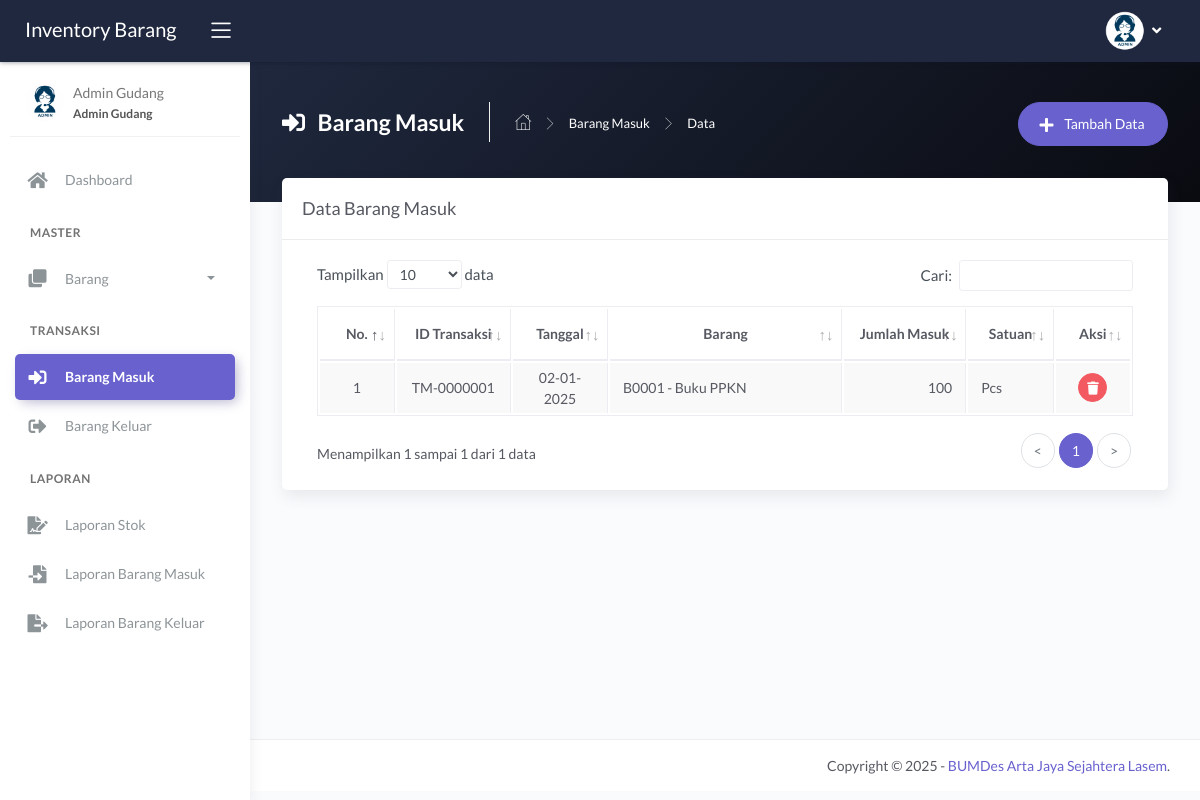
/main.php?module=barang_masuk (signed in), run on the app's committed database.
### tables this page shows
CREATE TABLE `tbl_barang_masuk` (
  `id_transaksi` varchar(10) NOT NULL,
  `tanggal` date NOT NULL,
  `barang` varchar(5) NOT NULL,
  `jumlah` int(11) DEFAULT NULL
);

CREATE TABLE `tbl_barang` (
  `id_barang` varchar(5) NOT NULL,
  `nama_barang` varchar(100) NOT NULL,
  `jenis` int(11) NOT NULL,
  `stok_minimum` int(11) NOT NULL,
  `stok` int(11) NOT NULL DEFAULT 0,
  `satuan` int(11) NOT NULL,
  `foto` varchar(100) DEFAULT NULL
);

CREATE TABLE `tbl_satuan` (
  `id_satuan` int(11) NOT NULL,
  `nama_satuan` varchar(30) NOT NULL
);

### modules/barang-masuk/tampil_data.php (the view, shortened to what this page needs)
<?php
if (basename($_SERVER['PHP_SELF']) === basename(__FILE__)) {
  header('location: 404.html');
}
else {
?>
  <div class="panel-header bg-dark-gradient">
    <div class="page-inner py-45">
      <div class="d-flex align-items-left align-items-md-top flex-column flex-md-row">
        <div class="page-header text-white">
          <h4 class="page-title text-white"><i class="fas fa-sign-in-alt mr-2"></i> Barang Masuk</h4>
          <ul class="breadcrumbs">
            <li class="nav-home"><a href="?module=dashboard"><i class="flaticon-home text-white"></i></a></li>
            <li class="separator"><i class="flaticon-right-arrow"></i></li>
            <li class="nav-item"><a href="?module=barang_masuk" class="text-white">Barang Masuk</a></li>
            <li class="separator"><i class="flaticon-right-arrow"></i></li>
            <li class="nav-item"><a>Data</a></li>
          </ul>
        </div>
        <div class="ml-md-auto py-2 py-md-0">
          <a href="?module=form_entri_barang_masuk" class="btn btn-secondary btn-round">
            <span class="btn-label"><i class="fa fa-plus mr-2"></i></span> Tambah Data
          </a>
        </div>
      </div>
    </div>
  </div>
  <div class="page-inner mt--5">
    <div class="card">
      <div class="card-header">
        <div class="card-title">Data Barang Masuk</div>
      </div>
      <div class="card-body">
        <div class="table-responsive">
          <table id="basic-datatables" class="display table table-bordered table-striped table-hover">
            <thead>
              <tr>
                <th class="text-center">No.</th>
                <th class="text-center">ID Transaksi</th>
                <th class="text-center">Tanggal</th>
                <th class="text-center">Barang</th>
                <th class="text-center">Jumlah Masuk</th>
                <th class="text-center">Satuan</th>
                <th class="text-center">Aksi</th>
              </tr>
            </thead>
            <tbody>
              <?php
              $no = 1;
              $query = mysqli_query($mysqli, "SELECT a.id_transaksi, a.tanggal, a.barang, a.jumlah, b.nama_barang, c.nama_satuan
                                              FROM tbl_barang_masuk as a INNER JOIN tbl_barang as b INNER JOIN tbl_satuan as c
                                              ON a.barang=b.id_barang AND b.satuan=c.id_satuan
                                              ORDER BY a.id_transaksi DESC")
                                              or die('Ada kesalahan pada query tampil data : ' . mysqli_error($mysqli));
              while ($data = mysqli_fetch_assoc($query)) { ?>
                <tr>
                  <td width="50" class="text-center"><?php echo $no++; ?></td>
                  <td width="90" class="text-center"><?php echo $data['id_transaksi']; ?></td>
                  <td width="70" class="text-center"><?php echo date('d-m-Y', strtotime($data['tanggal'])); ?></td>
                  <td width="220"><?php echo $data['barang']; ?> - <?php echo $data['nama_barang']; ?></td>
                  <td width="100" class="text-right"><?php echo number_format($data['jumlah'], 0, '', '.'); ?></td>
                  <td width="60"><?php echo $data['nama_satuan']; ?></td>
                  <td width="50" class="text-center">
                    <div>
                      <a href="modules/barang-masuk/proses_hapus.php?id=<?php echo $data['id_transaksi']; ?>" onclick="return confirm('Anda yakin ingin menghapus data barang masuk <?php echo $data['id_transaksi']; ?>?')" class="btn btn-icon btn-round btn-danger btn-sm" data-toggle="tooltip" data-placement="top" title="Hapus">
                        <i class="fas fa-trash fa-sm"></i>
                      </a>
                    </div>
                  </td>
                </tr>
              <?php } ?>
            </tbody>
          </table>
        </div>
      </div>
    </div>
  </div>
<?php } ?>

### data on the page
tbl_barang_masuk: id_transaksi "TM-0000001", tanggal "02-01-2025", barang "B0001", tbl_barang.nama_barang "Buku PPKN", jumlah "100", tbl_satuan.nama_satuan "Pcs"

### other printed values
$_SESSION['nama_user'] "Admin Gudang"
$_SESSION['hak_akses'] "Admin Gudang"
